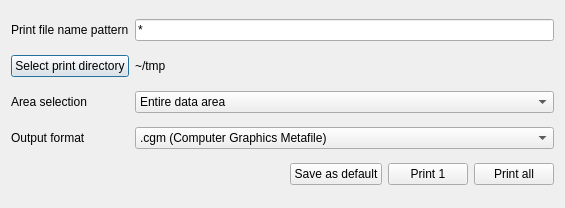
<ui version="4.0" >
 <class>spPrinterDialog</class>
 <widget class="QDialog" name="spPrinterDialog" >
  <property name="geometry" >
   <rect>
    <x>0</x>
    <y>0</y>
    <width>565</width>
    <height>208</height>
   </rect>
  </property>
  <property name="windowTitle" >
   <string>Printer file setup</string>
  </property>
  <layout class="QGridLayout" name="gridLayout" >
   <item row="0" column="0" >
    <widget class="QLabel" name="label" >
     <property name="text" >
      <string>Print file name pattern</string>
     </property>
    </widget>
   </item>
   <item row="0" column="1" >
    <widget class="QLineEdit" name="FileNamePattern" >
     <property name="text" >
      <string>*</string>
     </property>
    </widget>
   </item>
   <item row="1" column="0" >
    <widget class="QPushButton" name="DirSelect" >
     <property name="text" >
      <string>Select print directory</string>
     </property>
    </widget>
   </item>
   <item row="1" column="1" >
    <widget class="QLabel" name="DirPath" >
     <property name="text" >
      <string>~/tmp</string>
     </property>
    </widget>
   </item>
   <item row="2" column="0" >
    <widget class="QLabel" name="label_3" >
     <property name="text" >
      <string>Area selection</string>
     </property>
    </widget>
   </item>
   <item row="2" column="1" >
    <widget class="QComboBox" name="AreaSelect" >
     <item>
      <property name="text" >
       <string>Entire data area</string>
      </property>
     </item>
     <item>
      <property name="text" >
       <string>Visible data area</string>
      </property>
     </item>
    </widget>
   </item>
   <item row="3" column="0" >
    <widget class="QLabel" name="label_4" >
     <property name="text" >
      <string>Output format</string>
     </property>
    </widget>
   </item>
   <item row="3" column="1" >
    <widget class="QComboBox" name="FormatSelect" >
     <item>
      <property name="text" >
       <string>.cgm (Computer Graphics Metafile)</string>
      </property>
     </item>
     <item>
      <property name="text" >
       <string>.ps (PostScript)</string>
      </property>
     </item>
    </widget>
   </item>
   <item row="4" column="0" colspan="2" >
    <layout class="QHBoxLayout" name="horizontalLayout" >
     <item>
      <spacer name="horizontalSpacer" >
       <property name="orientation" >
        <enum>Qt::Horizontal</enum>
       </property>
       <property name="sizeHint" stdset="0" >
        <size>
         <width>40</width>
         <height>20</height>
        </size>
       </property>
      </spacer>
     </item>
     <item>
      <widget class="QPushButton" name="SaveDefault" >
       <property name="text" >
        <string>Save as default</string>
       </property>
      </widget>
     </item>
     <item>
      <widget class="QPushButton" name="Print1" >
       <property name="text" >
        <string>Print 1</string>
       </property>
      </widget>
     </item>
     <item>
      <widget class="QPushButton" name="PrintAll" >
       <property name="text" >
        <string>Print all</string>
       </property>
      </widget>
     </item>
    </layout>
   </item>
  </layout>
 </widget>
 <resources/>
 <connections/>
</ui>
